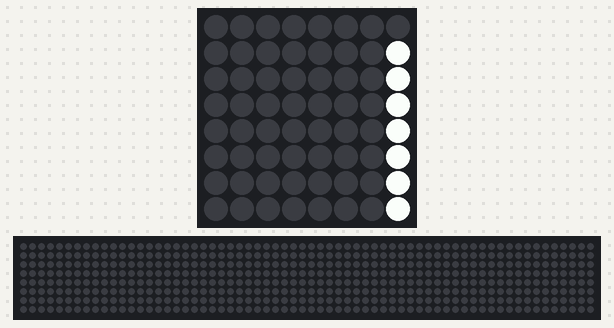
The program below on a simulated Raspberry Pi (BCM pin numbers) with a Sense HAT. Parts: the Sense HAT's 8×8 RGB LED matrix, a strip that is not on the board, showing the scrolling text unrolled. The 64×8 strip is a reading aid, not a part: it shows the text the matrix is scrolling, unrolled, one strip-width of it at a time. At 6.8 s the program stops and its outputs stay as they are.

Above: at 0.17 s.
At 0.97 s:
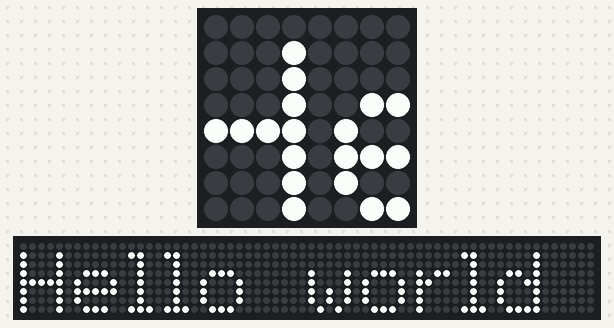
At 1.78 s:
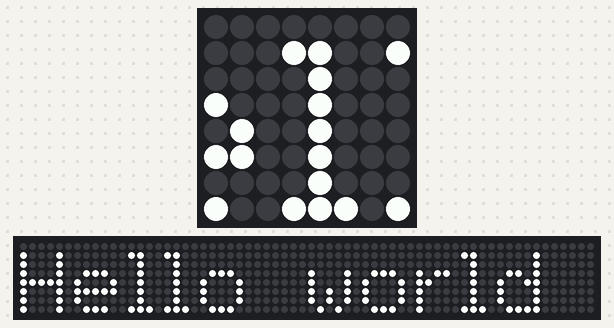
At 3.39 s:
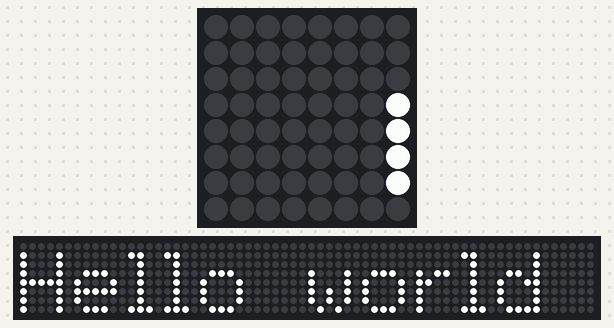
At 5.0 s:
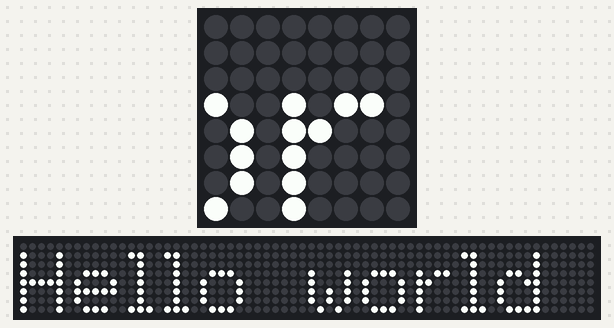
At 6.71 s:
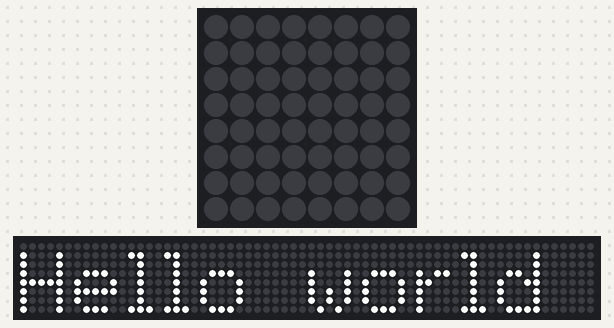

The program:

moji_test.py
```python
#!/usr/bin/env python
# -*- coding: utf-8 -*-

# Reference: https://qiita.com/tommy_g/items/3ad4b26ccb4893f2760e

from sense_hat import SenseHat

sense = SenseHat()
sense.show_message("Hello world")
sense.clear()
```
